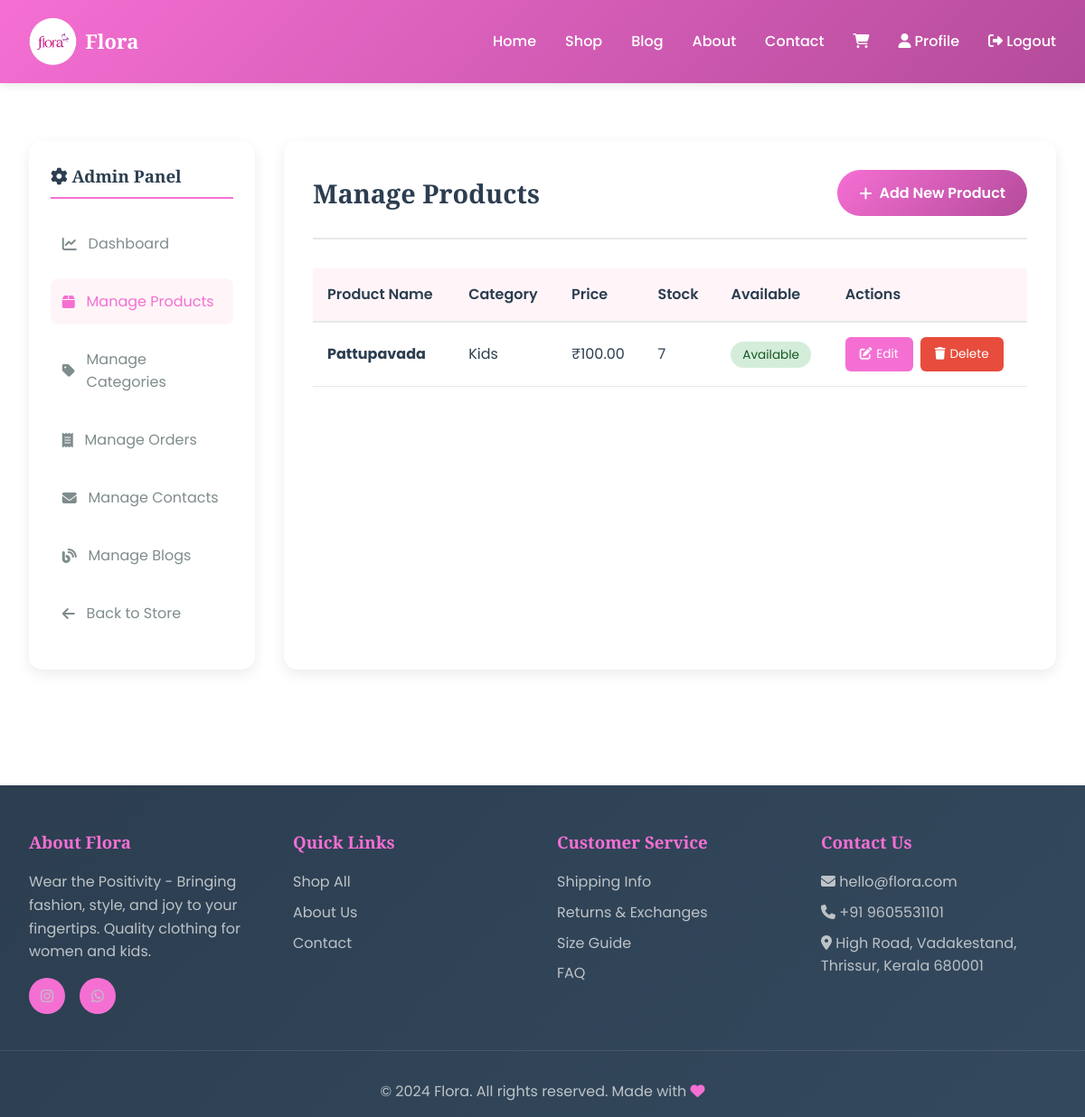
Page /dashboard/products/ (signed in) on the earlier database version.
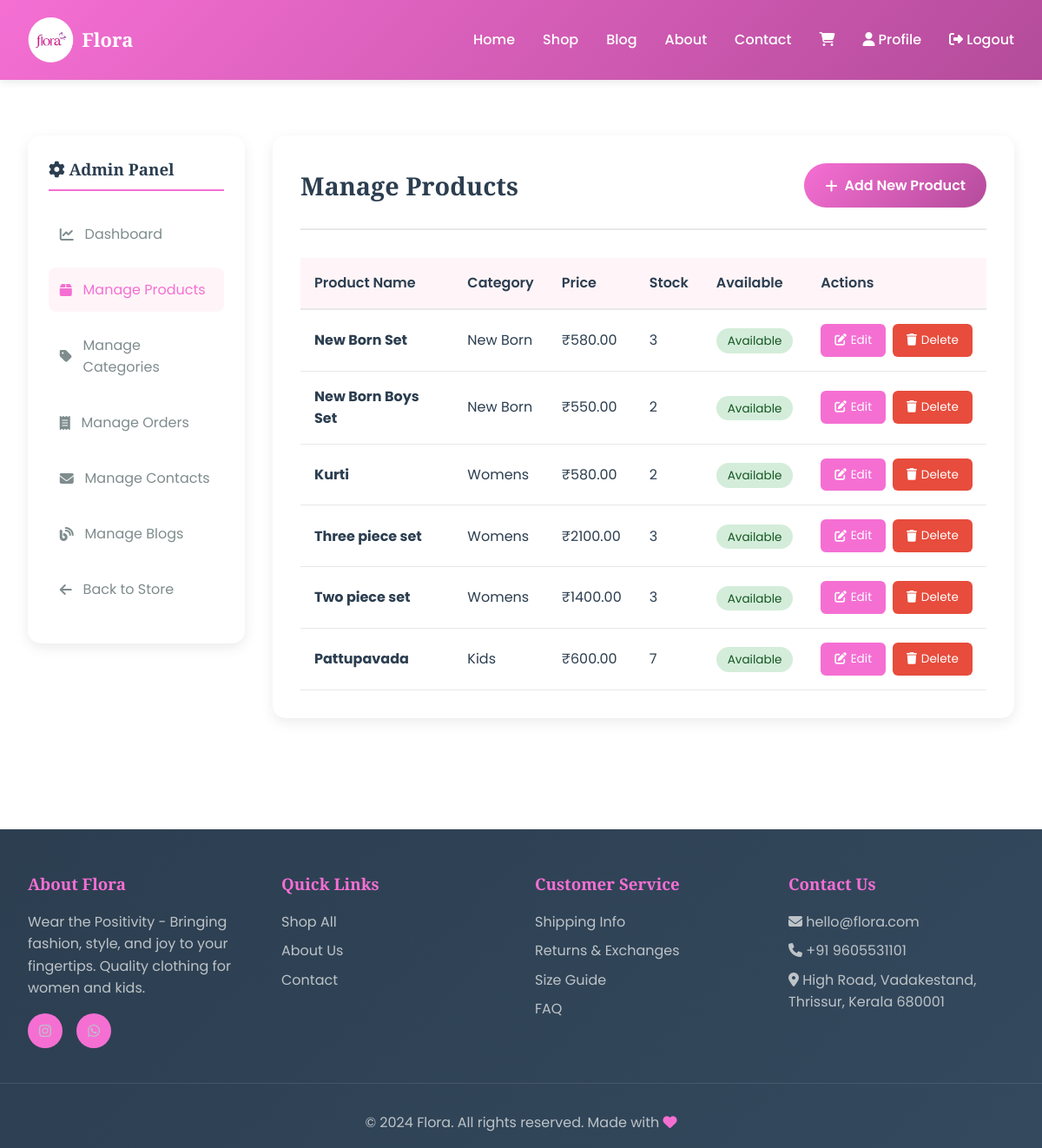
Same page on the later database version.
### shop/models.py (models this page shows, shortened)
class Product(models.Model):
    PRODUCT_TYPE_CHOICES = [
        ('women', 'Women'),
        ('kids', 'Kids'),
    ]
    STYLE_CHOICES = [
        ('traditional', 'Traditional'),
        ('western', 'Western'),
        ('fusion', 'Fusion'),
    ]
    category = models.ForeignKey(Category, related_name='products', on_delete=models.CASCADE)
    name = models.CharField(max_length=200, db_index=True)
    slug = models.SlugField(max_length=200, db_index=True)
    product_type = models.CharField(max_length=20, choices=PRODUCT_TYPE_CHOICES, default='women')
    style = models.CharField(max_length=20, choices=STYLE_CHOICES, default='traditional')
    description = models.TextField()
    price = models.DecimalField(max_digits=10, decimal_places=2)
    discount_price = models.DecimalField(max_digits=10, decimal_places=2, blank=True, null=True)
    available = models.BooleanField(default=True)
    stock = models.PositiveIntegerField(default=0)
    created_at = models.DateTimeField(auto_now_add=True)
    updated_at = models.DateTimeField(auto_now=True)
    featured = models.BooleanField(default=False)
    material = models.CharField(max_length=100, blank=True)
    care_instructions = models.TextField(blank=True)
    class Meta:
        ordering = ['-created_at']
        indexes = [Index(fields=['id', 'slug'])]

class Category(models.Model):
    name = models.CharField(max_length=200, db_index=True)
    slug = models.SlugField(max_length=200, unique=True)
    description = models.TextField(blank=True, null=True)
    image = models.ImageField(upload_to='categories/', blank=True,null=True)
    created_at = models.DateTimeField(auto_now_add=True)
    updated_at = models.DateTimeField(auto_now=True)
    class Meta:
        ordering = ['name']
        verbose_name = 'category'
        verbose_name_plural = 'categories'

### shop/views.py (the view)
# urls.py: path('dashboard/products/', views.admin_products, name='admin_products'),
@login_required(login_url='shop:login')
def admin_products(request):
    if not request.user.is_staff:
        messages.error(request, 'You do not have permission to access this page.')
        return redirect('shop:home')
    products = Product.objects.all().order_by('-created_at')
    paginator = Paginator(products, 10)
    page_number = request.GET.get('page')
    page_obj = paginator.get_page(page_number)
    context = {
        'page_obj': page_obj,
        'products': page_obj,
    }
    return render(request, 'shop/admin/products.html', context)

### cart/cart.py (called while the page is built)
    def __len__(self):
        return sum(item['quantity'] for item in self.cart.values())

### cart/context_processors.py (called while the page is built)
def cart(request):
    return {'cart': Cart(request)}

### templates/shop/admin/products.html (shortened to what this page needs)
{% extends "base.html" %}
{% block content %}
<div class="container">
    <div class="admin-container">
        <aside class="admin-sidebar">
            <h3><i class="fas fa-cog"></i> Admin Panel</h3>
            <ul class="admin-menu">
                <li><a href="{% url 'shop:admin_dashboard' %}"><i class="fas fa-chart-line"></i> Dashboard</a></li>
                <li><a href="{% url 'shop:admin_products' %}" class="active"><i class="fas fa-box"></i> Manage Products</a></li>
                <li><a href="{% url 'shop:admin_categories' %}"><i class="fas fa-tag"></i> Manage Categories</a></li>
                <li><a href="{% url 'shop:admin_orders' %}"><i class="fas fa-receipt"></i> Manage Orders</a></li>
                <li><a href="{% url 'shop:admin_contacts' %}"><i class="fas fa-envelope"></i> Manage Contacts</a></li>
                <li><a href="{% url 'shop:admin_blogs' %}"><i class="fas fa-blog"></i> Manage Blogs</a></li>
                <li><a href="{% url 'shop:home' %}"><i class="fas fa-arrow-left"></i> Back to Store</a></li>
            </ul>
        </aside>
        <div class="admin-content">
            <div class="content-header">
                <h1>Manage Products</h1>
                <a href="{% url 'shop:admin_product_create' %}" class="add-btn"><i class="fas fa-plus"></i> Add New Product</a>
            </div>
            <div class="table-container">
                {% if products %}
                <table>
                    <thead>
                        <tr>
                            <th>Product Name</th>
                            <th>Category</th>
                            <th>Price</th>
                            <th>Stock</th>
                            <th>Available</th>
                            <th>Actions</th>
                        </tr>
                    </thead>
                    <tbody>
                        {% for product in products %}
                        <tr>
                            <td><strong>{{ product.name }}</strong></td>
                            <td>{{ product.category.name }}</td>
                            <td>₹{{ product.price }}</td>
                            <td>{{ product.stock }}</td>
                            <td>
                                {% if product.available %}
                                <span style="background: #D4EDDA; color: #155724; padding: 0.3rem 0.8rem; border-radius: 20px; font-size: 0.85rem;">Available</span>
                                {% else %}
                                <span style="background: #F8D7DA; color: #721C24; padding: 0.3rem 0.8rem; border-radius: 20px; font-size: 0.85rem;">Out of Stock</span>
                                {% endif %}
                            </td>
                            <td>
                                <div class="action-buttons">
                                    <a href="{% url 'shop:admin_product_detail' product.id %}" class="btn-small btn-edit">
                                        <i class="fas fa-edit"></i> Edit
                                    </a>
                                    <a href="{% url 'shop:admin_product_delete' product.id %}" class="btn-small btn-delete">
                                        <i class="fas fa-trash"></i> Delete
                                    </a>
                                </div>
                            </td>
                        </tr>
                        {% endfor %}
                    </tbody>
                </table>
                {% else %}
                <div style="text-align: center; padding: 2rem;">
                    <p>No products found</p>
                </div>
                {% endif %}
            </div>
        </div>
    </div>
</div>
{% endblock %}

Differences in the rows shown:
added Product: name "New Born Set", category.name "New Born", price "580.00", stock "3", available "Available"
added Product: name "New Born Boys Set", category.name "New Born", price "550.00", stock "2", available "Available"
added Product: name "Kurti", category.name "Womens", price "580.00", stock "2", available "Available"
added Product: name "Three piece set", category.name "Womens", price "2100.00", stock "3", available "Available"
added Product: name "Two piece set", category.name "Womens", price "1400.00", stock "3", available "Available"
changed Product "Pattupavada": price "100.00" → "600.00"
